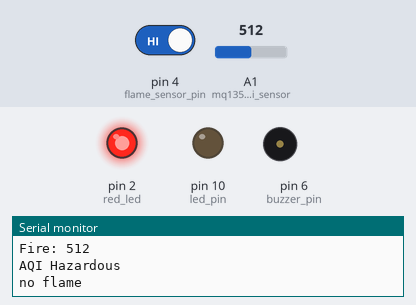
A sketch run on a simulated Arduino Uno, built with avr-gcc and run on an emulated ATmega328P. Parts: output pins drawn as LEDs (lit = HIGH), buzzer (waves = sounding), the last lines printed to the serial monitor. The inputs (shaded band) are chosen by the test bench; at power-on: pin 4 (flame_sensor_pin) HIGH, A1 (mq135_aqi_sensor) = 512.

Above: at 2.2 s.
2.3 s: pin 4 (flame_sensor_pin) driven LOW
At 3.7 s:
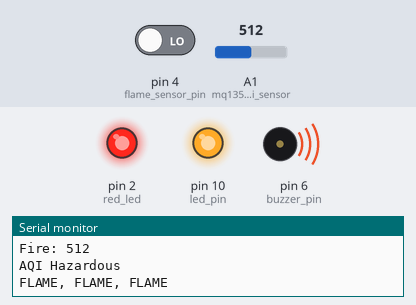
5.7 s: A1 (mq135_aqi_sensor) set to 87
9.1 s: A1 (mq135_aqi_sensor) set to 71
At 11.7 s:
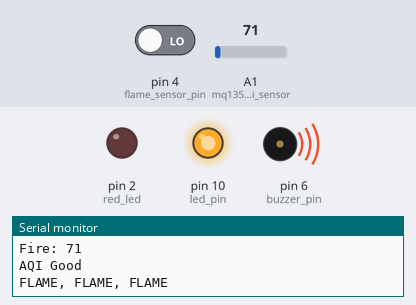
12.5 s: A1 (mq135_aqi_sensor) set to 90
At 15.1 s:
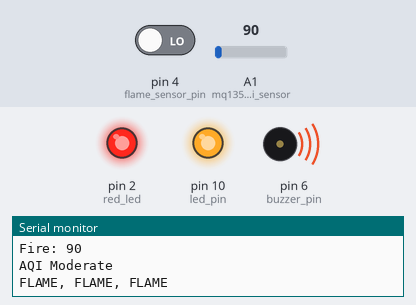
15.5 s: A1 (mq135_aqi_sensor) set to 70
At 19.25 s:
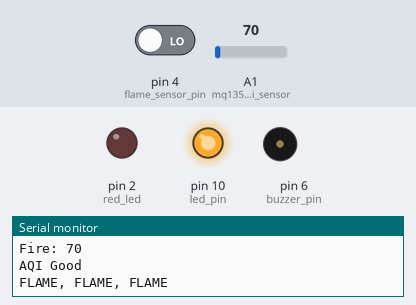
Timing chart, 0 to 19.4 s (numbered marks = the images above; inputs shaded):
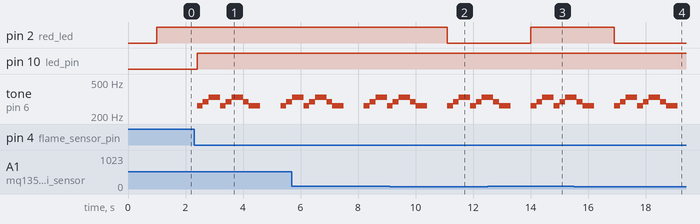

Measured:
- the behaviour switches between 81 and 80 on A1 (mq135_aqi_sensor) (found by bisection; images 1 and 2)
- after the input at 2.3 s, pin 10 (led_pin): LOW → HIGH after 0.10 s; tone on pin 6 (buzzer_pin): plays 262 Hz for 0.20 s, 294 Hz for 0.20 s, 330 Hz for 0.40 s, 262 Hz for 0.20 s, 294 Hz for 0.20 s, 330 Hz for 0.40 s … (10 notes in this stretch), starting after 0.10 s
- after the input at 9.1 s, pin 2 (red_led): HIGH → LOW after 2.0 s
- after the input at 12.5 s, pin 2 (red_led): LOW → HIGH after 1.5 s
- after the input at 15.5 s, pin 2 (red_led): HIGH → LOW after 1.4 s

The sketch:

sensorProject.ino
```cpp
// Define pins and variable for input sensor and output led and buzzer
int mq135_aqi_sensor = A1;
int flame_sensor_pin = 4;
int red_led = 2;
int led_pin = 10;                // initializing the pin 2 as the led pin
int buzzer_pin = 6;
const int NOTE_C4 = 262;
const int NOTE_E4 = 330;
const int NOTE_G4 = 392;
const int NOTE_C5 = 523;
const int NOTE_B4 = 494;
const int NOTE_A4 = 440;
const int NOTE_F4 = 349;
const int NOTE_E5 = 659;
const int NOTE_D5 = 587;
const int NOTE_D4 = 294;


int flame_pin = HIGH;
// Set threshold for AQI
int aqi_ppm = 0;

void setup() {
  // Set direction of input-output pins
  pinMode (mq135_aqi_sensor, INPUT);
  pinMode (red_led, OUTPUT);
  pinMode(flame_sensor_pin, INPUT);     // declaring sensor pin as input pin for Arduino
  pinMode(led_pin, OUTPUT);             // declaring led pin as output pin
  pinMode(buzzer_pin, OUTPUT);          // declaring buzzer pin as output pin

  digitalWrite(red_led, LOW);

  // Initiate serial and lcd communication
  Serial.begin (9600);
  delay(1000);
}

void loop() {
  aqi_ppm = analogRead(mq135_aqi_sensor);
  flame_pin = digitalRead(flame_sensor_pin);
  Serial.print("Air Quality: ");
  Serial.println(aqi_ppm);
  Serial.print("Fire: ");
  Serial.println(aqi_ppm);

  if ((aqi_ppm >= 0) && (aqi_ppm <= 80))
  {
    Serial.println("AQI Good");
    digitalWrite(red_led, LOW);
  }
  else if ((aqi_ppm >= 80) && (aqi_ppm <= 100))
  {
    Serial.println("AQI Moderate");
    digitalWrite(red_led, HIGH);
  }

  else if ((aqi_ppm >= 101) && (aqi_ppm <= 200))
  {
    Serial.println("AQI Unhealthy");
    digitalWrite(red_led, HIGH);
  }
  else if ((aqi_ppm >= 201) && (aqi_ppm <= 300))
  {
    Serial.println("AQI V. Unhealthy");
    digitalWrite(red_led, HIGH);
  }
  else if (aqi_ppm >= 301)
  {
    Serial.println("AQI Hazardous");
    digitalWrite(red_led, HIGH);
  }         // reading from the sensor
  if (flame_pin == LOW)                               // checks whether there is flame, as flame present = sensor output low
  {
    Serial.println("FLAME, FLAME, FLAME");
    digitalWrite(led_pin, HIGH);
    playMelody();                                     // play a melody on the buzzer
  }
  else
  {
    Serial.println("no flame");
    digitalWrite(led_pin, LOW);
    noTone(buzzer_pin);                               // stop playing any tone
  }

  delay (700);
}
void playMelody()
{
  // tone(buzzer_pin, NOTE_F4, 200); // C4
  // delay(200);
  // tone(buzzer_pin, NOTE_C5, 200); // E4
  // delay(200);
  // tone(buzzer_pin, NOTE_A4, 200); // G4
  // delay(200);
  // tone(buzzer_pin, NOTE_C5, 200); // C5 (double duration)
  // delay(200);
  // tone(buzzer_pin, NOTE_G4, 200); // B4
  // delay(200);
  // tone(buzzer_pin, NOTE_A4, 200); // A4
  // delay(200);
  // tone(buzzer_pin, NOTE_G4, 200); // G4 (double duration)
  // delay(200);
  // tone(buzzer_pin, NOTE_F4, 400); // F4
  // delay(400);
  // tone(buzzer_pin, NOTE_F4, 200); // C4
  // delay(200);
  // tone(buzzer_pin, NOTE_C5, 200); // E4
  // delay(200);
  // tone(buzzer_pin, NOTE_A4, 200); // G4
  // delay(200);
  // tone(buzzer_pin, NOTE_C5, 200); // C5 (double duration)
  // delay(200);
  // tone(buzzer_pin, NOTE_G4, 200); // B4
  // delay(200);
  // tone(buzzer_pin, NOTE_A4, 200); // A4
  // delay(200);
  // tone(buzzer_pin, NOTE_G4, 200); // G4 (double duration)
  // delay(200);
  // tone(buzzer_pin, NOTE_F4, 400); // F4
  // delay(400);
  tone(buzzer_pin, NOTE_C4, 200); // C4
  delay(200);
  tone(buzzer_pin, NOTE_D4, 200); // D4
  delay(200);
  tone(buzzer_pin, NOTE_E4, 400); // E4 (double duration)
  delay(400);
  tone(buzzer_pin, NOTE_C4, 200); // C4
  delay(200);
  tone(buzzer_pin, NOTE_D4, 200); // D4
  delay(200);
  tone(buzzer_pin, NOTE_E4, 400); // E4 (double duration)
  delay(400);
  tone(buzzer_pin, NOTE_D4, 200); // D4
  delay(200);
  tone(buzzer_pin, NOTE_C4, 400); // C4 (double duration)
  delay(400);

}
```
